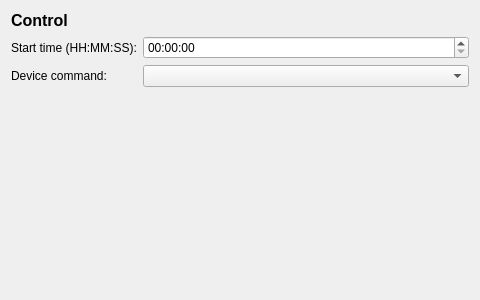
<?xml version="1.0" encoding="UTF-8"?>
<ui version="4.0">
 <class>ControlElementEditor</class>
 <widget class="QWidget" name="ControlElementEditor">
  <property name="geometry">
   <rect>
    <x>0</x>
    <y>0</y>
    <width>480</width>
    <height>300</height>
   </rect>
  </property>
  <property name="minimumSize">
   <size>
    <width>480</width>
    <height>0</height>
   </size>
  </property>
  <property name="windowTitle">
   <string>Form</string>
  </property>
  <layout class="QFormLayout" name="formLayout">
   <item row="0" column="0">
    <widget class="QLabel" name="label">
     <property name="font">
      <font>
       <pointsize>12</pointsize>
       <weight>75</weight>
       <bold>true</bold>
      </font>
     </property>
     <property name="text">
      <string>Control</string>
     </property>
    </widget>
   </item>
   <item row="1" column="1">
    <widget class="QTimeEdit" name="timeEdit">
     <property name="currentSection">
      <enum>QDateTimeEdit::SecondSection</enum>
     </property>		
     <property name="displayFormat">
      <string>HH:mm:ss</string>
     </property>
    </widget>
   </item>
   <item row="2" column="0">
    <widget class="QLabel" name="label_3">
     <property name="text">
      <string>Device command:</string>
     </property>
    </widget>
   </item>
   <item row="2" column="1">
    <widget class="QComboBox" name="deviceCommand_comboBox"/>
   </item>
   <item row="1" column="0">
    <widget class="QLabel" name="label_2">
     <property name="text">
      <string>Start time (HH:MM:SS):</string>
     </property>
    </widget>
   </item>
  </layout>
 </widget>
 <resources/>
 <connections/>
</ui>
